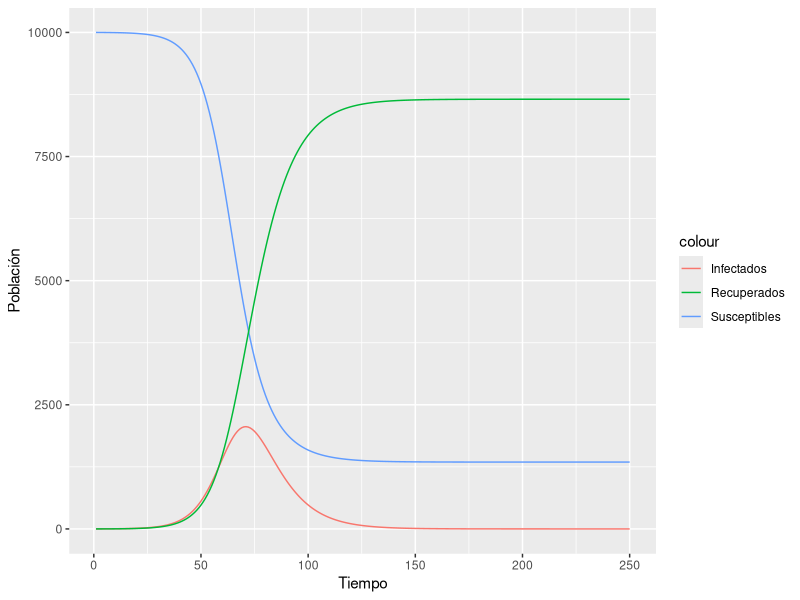

Reproduce this figure in R.
library(ggplot2)
numrows <- 250
matrix.sir <- matrix(nrow = numrows, ncol = 4)

matrix.sir[,1] <- 1:numrows

poblacion <- 1e4 + 1
matrix.sir[1,2:4] <- c(poblacion-1, 1, 0)

alpha = 1/9
beta = 0.253

for(i in 2:numrows){
  matrix.sir[i,2] <- matrix.sir[(i-1),2] - beta*matrix.sir[(i-1),2]*matrix.sir[(i-1),3]/poblacion
  matrix.sir[i,3] <- matrix.sir[(i-1),3] + beta*matrix.sir[(i-1),2]*matrix.sir[(i-1),3]/poblacion - alpha*matrix.sir[(i-1),3]
  matrix.sir[i,4] <- matrix.sir[(i-1),4] + alpha*matrix.sir[(i-1),3]
}

df.sir <- data.frame(matrix.sir)
colnames(df.sir) <- c('t','s','i','r')

p <- ggplot(df.sir, aes(x=t)) +
  geom_line(aes(y=s,colour="Susceptibles")) +
  geom_line(aes(y=i,colour="Infectados")) +
  geom_line(aes(y=r,colour="Recuperados")) +
  xlab("Tiempo")+
  ylab("Población")
p
